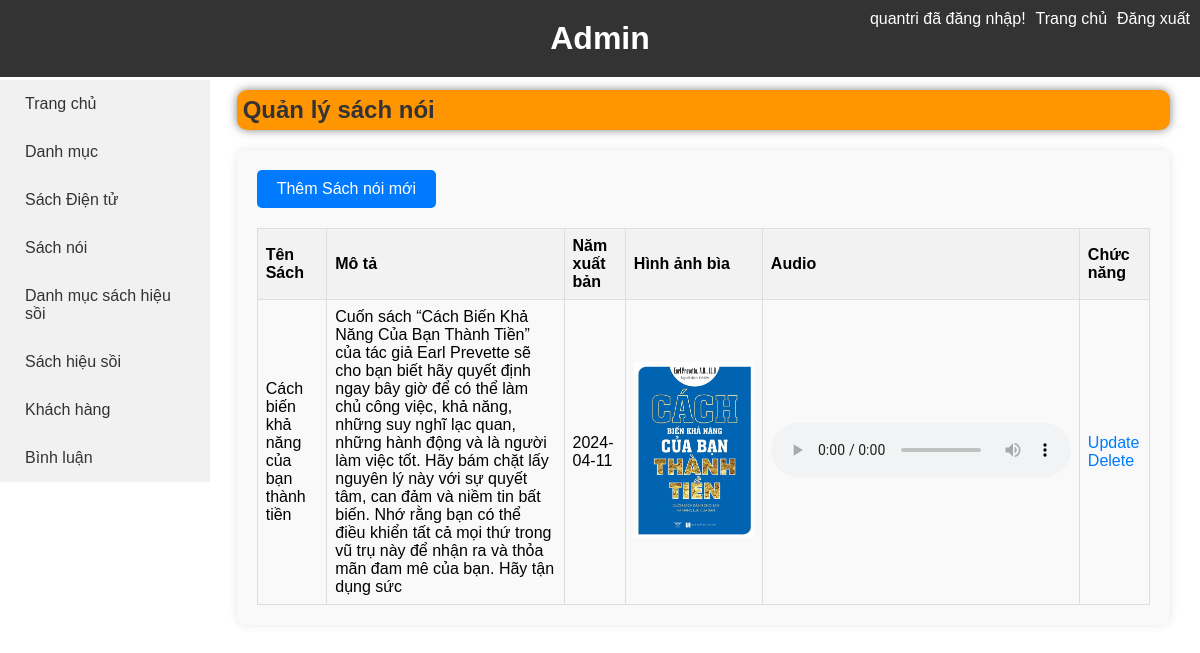
/admin/index.php?act=listaudio (signed in), run on the app's committed database.
### tables this page shows
CREATE TABLE `sach_noi` (
  `MaSach` int NOT NULL AUTO_INCREMENT,
  `TenSach` varchar(225) NOT NULL,
  `Sach_url` text NOT NULL,
  `HinhAnhBia` varchar(225) NOT NULL,
  `MoTa` text,
  `NamXuatBan` varchar(225) DEFAULT NULL,
  `danhMucID` int DEFAULT NULL,
  `hoivienID` int DEFAULT NULL,
  `ThoiGianThem` timestamp NULL DEFAULT CURRENT_TIMESTAMP,
  PRIMARY KEY (`MaSach`),
  KEY `danhMucID` (`danhMucID`),
  KEY `hoivienID` (`hoivienID`),
  CONSTRAINT `sach_noi_ibfk_1` FOREIGN KEY (`danhMucID`) REFERENCES `danhmuc` (`MaDM`) ON DELETE SET NULL,
  CONSTRAINT `sach_noi_ibfk_2` FOREIGN KEY (`hoivienID`) REFERENCES `hoi_vien` (`MaHV`) ON DELETE SET NULL
);

### admin/audio/list_audio.php (the view, shortened to what this page needs)
<?php
require_once "../db/db.php";
$results = mysqli_query($conn, 'SELECT * FROM sach_noi');
?>
<div class="content-header">
    <h2>Quản lý sách nói</h2>
</div>
<div class="container-2">
    <a href="index.php?act=addaudiofile" class="add-button">Thêm Sách nói mới</a>
    <table class="table">
        <thead>
            <tr>
                <th>Tên Sách</th>
                <th>Mô tả</th>
                <th>Năm xuất bản</th>
                <th>Hình ảnh bìa</th>
                <th>Audio</th>
                <th>Chức năng</th>
            </tr>
        </thead>
        <tbody>
            <?php while ($row = mysqli_fetch_assoc($results)) { ?>
                <tr>
                    <td><?php echo $row['TenSach'] ?></td>
                    <td><?php echo $row['MoTa'] ?></td>
                    <td><?php echo $row['NamXuatBan'] ?></td>
                    <td><img src="<?php echo $row['HinhAnhBia'] ?>" alt="Hình ảnh bìa" width="120px"></td>
                    <td><audio src="<?php echo $row['Sach_url'] ?>" controls></td>
                    <td>
                        <a href="index.php?act=updatesachnoi&MaSach=<?php echo $row['MaSach']; ?>" class="link">Update</a>
                        <br>
                        <a href="index.php?act=deletesachnoi&MaSach=<?php echo $row['MaSach']; ?>" class="link">Delete</a>
                    </td>
                </tr>
            <?php } ?>
        </tbody>
    </table>
</div>

### admin/style.css (style rules this page uses)
* { margin: 0; padding: 0; box-sizing: border-box; }
body { font-family: Arial, sans-serif; }
.content-header { box-shadow: 0px 0px 10px 0px rgba(0,0,0,0.5); border-radius: 10px; padding: 6px; background-color: #ff9500; margin: 10px auto; width: 94%; }
.content-header h2 { color: #333; }
.table { width: 100%; border-collapse: collapse; }
.table th, .table td { border: 1px solid #ddd; padding: 8px; text-align: left; }
.table th { background-color: #f2f2f2; font-weight: bold; }
.container-2 { width: 94%; margin: 20px auto; padding: 20px; background-color: #f9f9f9; border-radius: 8px; box-shadow: 0px 0px 10px 0px rgba(0,0,0,0.1); }
.add-button { display: inline-block; padding: 10px 20px; background-color: #007bff; color: #fff; text-decoration: none; border-radius: 5px; margin-bottom: 20px; }
.table th { background-color: #f2f2f2; }
.link { text-decoration: none; color: #007bff; }

### data on the page
sach_noi: TenSach "Cách biến khả năng của bạn thành tiền", MoTa "Cuốn sách “Cách Biến Khả Năng Của Bạn Thành Tiền” của tác giả Earl Prevette sẽ cho bạn biết hãy quyết định ngay bây giờ để có thể làm chủ công việc, khả năng, những suy nghĩ lạc quan, những hành động và là người làm việc tốt. Hãy bám chặt lấy nguyên lý này với sự quyết tâm, can đảm và niềm tin bất biến. Nhớ rằng bạn có thể điều khiển tất cả mọi thứ trong vũ trụ này để nhận ra và thỏa mãn đam mê của bạn. Hãy tận dụng sức", NamXuatBan "2024-04-11", HinhAnhBia (picture)

### other printed values
$_SESSION['HoTen'] "quantri"
